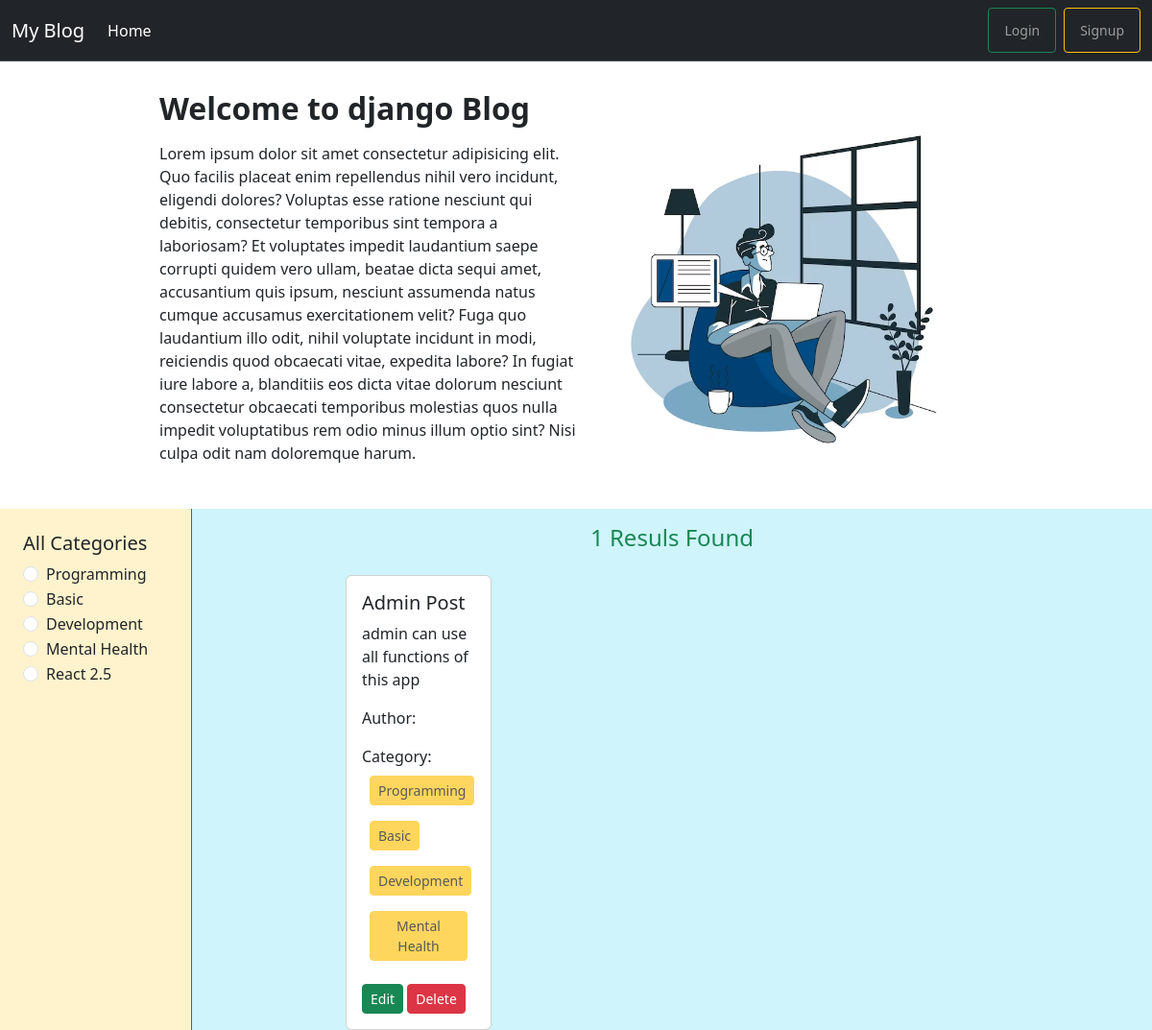
/category/programming/, run on the app's committed database.
### categories/models.py (models this page shows)
class Category(models.Model):
    name = models.CharField(max_length=100)
    slug = models.SlugField(max_length=100, unique= True, null=True, blank=True)
    def __str__(self):
        return f'{self.name}'

### posts/models.py (models this page shows, shortened)
class Post(models.Model):
    title = models.CharField(max_length=50)
    content = models.TextField()
    category = models.ManyToManyField(Category) #akta post multiple categorir moddhe thakte pare abar akta categoryr moddhe multiple post thakte pare tai many to many relationship
    author = models.ForeignKey(User, on_delete=models.CASCADE)

### blog_project/views.py (the view)
# urls.py: 2. Add a URL to urlpatterns:  path('', views.home, name='home')
def home(request, category_slug=None):
    data = Post.objects.all()
    if category_slug is not None:
        category = Category.objects.get(slug= category_slug)
        data = Post.objects.filter(category = category)
    categories = Category.objects.all()
    return render(request, 'home.html', {'post': data, 'category':categories})

### templates/home.html
{% extends "base.html" %}
{% load static %}
{% block component %}
<div class="d-flex flex-wrap mx-auto w-75 p-3 justify-content-center align-items-center">
  <div class="col-6">
    <h2 class='fw-bold pb-2'>Welcome to django Blog</h2>
    <p>Lorem ipsum dolor sit amet consectetur adipisicing elit. Quo facilis placeat enim repellendus nihil vero incidunt, eligendi dolores? Voluptas esse ratione nesciunt qui debitis, consectetur temporibus sint tempora a laboriosam? Et voluptates impedit laudantium saepe corrupti quidem vero ullam, beatae dicta sequi amet, accusantium quis ipsum, nesciunt assumenda natus cumque accusamus exercitationem velit? Fuga quo laudantium illo odit, nihil voluptate incidunt in modi, reiciendis quod obcaecati vitae, expedita labore? In fugiat iure labore a, blanditiis eos dicta vitae dolorum nesciunt consectetur obcaecati temporibus molestias quos nulla impedit voluptatibus rem odio minus illum optio sint? Nisi culpa odit nam doloremque harum.</p>
  </div>
  <div class="col-6" >
    <img src="{% static 'images/banner.avif'%}" alt="banner-img" width='100%' class='img-fluid'>
  </div>
</div>
<div class="d-flex flex-wrap bg-info-subtle">
  <div class="col-2 bg-warning-subtle border border-success p-4 border-start-0 border-top-0 border-bottom-0">
   <h5>All Categories</h5>
    {% for c in category %}
      <div class="form-check">
        <input class="form-check-input" type="radio" name="category" id="{{c.id}}">
        <label class="form-check-label" for="{{c.id}}">
          <a href="{% url 'category_wise_post' c.slug %}" class='text-decoration-none text-dark'>{{c.name}}</a>
        </label>
      </div>
    {% endfor %}
  </div>
  <div class="col-10">
    <div class="row d-flex flex-wrap justify-content-start px-5 container" style="width:80%; margin:auto;">
      <h4 class='text-success text-center p-3'>{{ post | length}} Resuls Found</h4>
      {% for p in post %}
      <div class="col-sm-3 mb-3 mb-sm-0">
          <div class="card">
            <div class="card-body">
              <h5 class="card-title">{{p.title | truncatewords:5}}</h5>
              <p class="card-text">{{p.content | truncatewords:25 }}</p>
              <p>Author: {{p.author.first_name}} {{p.author.last_name}}</p>
              <p>
                Category: {% for cat in p.category.all %}
                <button class='btn btn-warning m-2 btn-sm' disabled>{{cat | join:',' }}</button>
                {% endfor %}
              </p>
              <a href="{% url 'edit_post' p.id %}" class="btn btn-success btn-sm">Edit</a>
              <a href="{% url 'delete_post' p.id %}" class="btn btn-danger btn-sm">Delete</a>
            </div>
          </div>
        </div>
      {% endfor %}
  </div>
  </div>
</div>
{% endblock component %}

### data on the page
Category: name "Programming"
Category: name "Basic"
Category: name "Development"
Category: name "Mental Health"
Category: name "React 2.5"
Post: title "Admin Post", content "admin can use all functions of this app"

### other printed values
{{ post | length }} "1"
